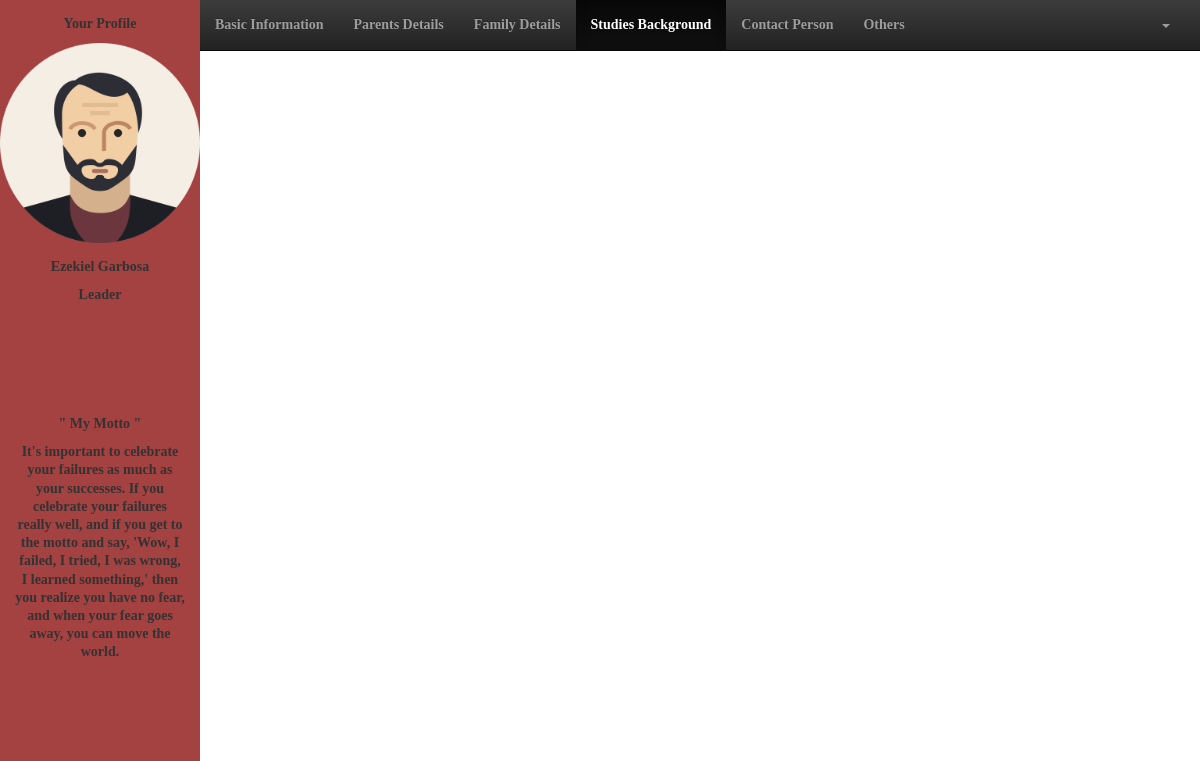
/user/studiesbg.php?id=16 (signed in), run on an earlier commit of the app's database.
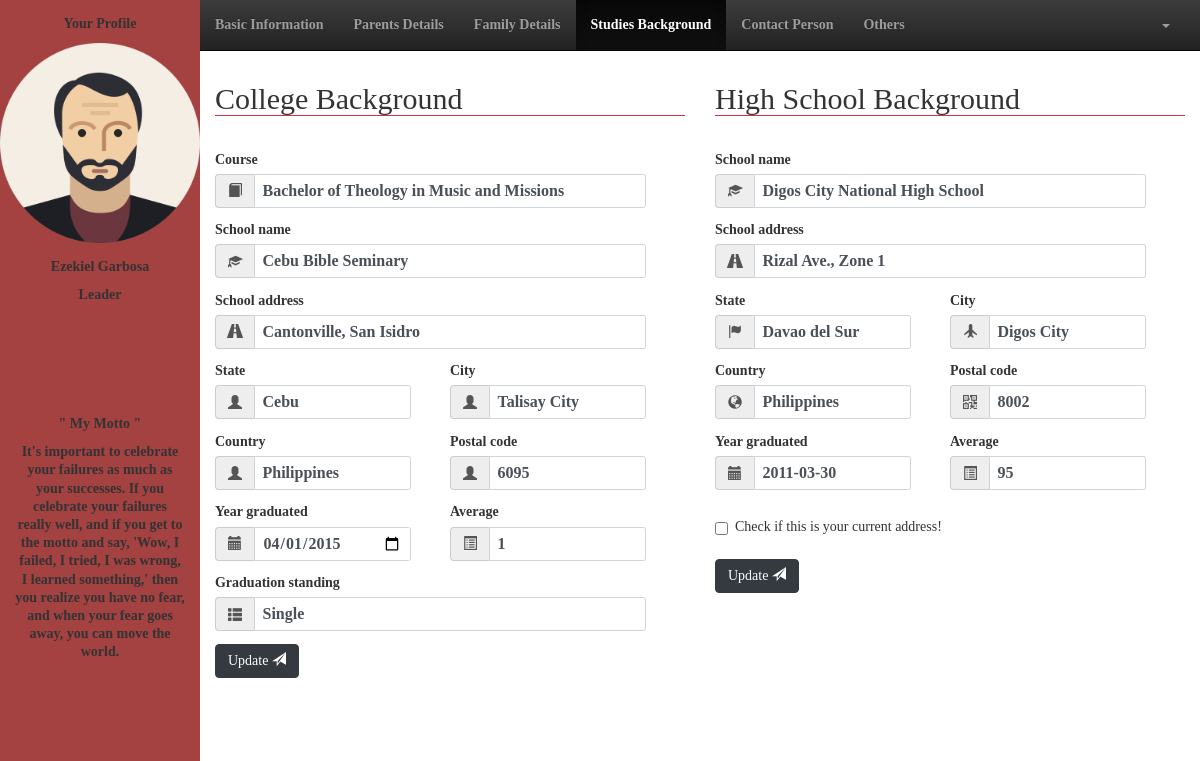
And on a later commit of the database.
### tables this page shows
CREATE TABLE `staff` (
  `staff_id` bigint(20) NOT NULL,
  `fname` varchar(50) NOT NULL,
  `mname` varchar(50) DEFAULT NULL,
  `lname` varchar(50) NOT NULL,
  `birthdate` date NOT NULL,
  `cellnum` varchar(50) NOT NULL,
  `telnum` varchar(50) DEFAULT NULL,
  `email` varchar(50) NOT NULL,
  `status` varchar(50) NOT NULL,
  `gender` varchar(50) NOT NULL,
  `type` varchar(50) NOT NULL,
  `position` varchar(50) NOT NULL,
  `department` varchar(50) NOT NULL,
  `password` varchar(50) NOT NULL
);

CREATE TABLE `college_background` (
  `staff_id` bigint(20) DEFAULT NULL,
  `course` varchar(50) NOT NULL,
  `schoolName` varchar(255) NOT NULL,
  `schoolAdd` varchar(50) NOT NULL,
  `state` varchar(50) NOT NULL,
  `country` varchar(50) NOT NULL,
  `city` varchar(50) NOT NULL,
  `postCode` int(11) NOT NULL,
  `yearEnd` date NOT NULL,
  `status` varchar(50) NOT NULL,
  `percentage` float DEFAULT NULL
);

CREATE TABLE `highschool_background` (
  `staff_id` bigint(20) DEFAULT NULL,
  `schoolName` varchar(50) NOT NULL,
  `schoolAdd` varchar(50) NOT NULL,
  `state` varchar(50) NOT NULL,
  `city` varchar(50) NOT NULL,
  `country` varchar(50) NOT NULL,
  `postCode` int(11) NOT NULL,
  `year_end` date NOT NULL,
  `average` float NOT NULL
);

### user/studiesbg.php (the view, shortened to what this page needs)
<!DOCTYPE html>
	<html lang="en">
	<head>
		<link rel="stylesheet" href="css/bootstrap.css">
		<link rel="stylesheet" href="css/stylesheet.css">
		<link rel="stylesheet" href="css/bootstrap-theme.css">
	</head>
	<body>
		<div class="col-2">
			<div class="row-12 sidebar">
				<div class="row-6">
					<?php
						$space = " ";
						$id = $_GET['id'];
						include_once("action/session.php");
						$query = "SELECT * FROM staff WHERE staff_id = '$id'";
						$result = mysqli_query($connect,$query);
						if(mysqli_num_rows($result) > 0){
							while($row = mysqli_fetch_assoc($result)):
					?>
					<form action="">
						<div class="row-2 container text-center">
							<p>Your Profile</p>
						</div>
						<div class="row-7 text-center">
							<img src="img/avatar.png" alt="" style="width: 200px; height: 200px;">
						</div>
						<div class="row-3 container text-center">
							<p><?php echo $row['fname'].$space.$row['lname'] ?></p>
							<p><?php echo $row['position'] ?></p>
						</div>
					</form>
					<?php endwhile;} ?>
				</div>
				<div class="row-5 container text-center">
					<p>" My Motto "</p>
					<p>It's important to celebrate your failures as much as your successes. If you celebrate your failures really well, and if you get to the motto and say, 'Wow, I failed, I tried, I was wrong, I learned something,' then you realize you have no fear, and when your fear goes away, you can move the world.</p>
				</div>
			</div>
		</div>
		<div class="col-10">
			<div class="row-1">
				<nav class="navbar navbar-inverse navbar-static-top">
					<div class="collapse navbar-collapse navHeaderCollapse">
						<ul class="nav navbar-nav navbar-left">
							<li><a href="basicinfo.php<?php echo '?id='.$id.''?>">Basic Information</a></li>
							<li><a href="parentsdetails.php<?php echo '?id='.$id.''?>">Parents Details</a></li>
							<li><a href="familydetails.php<?php echo '?id='.$id.''?>">Family Details</a></li>
							<li class="active"><a href="studiesbg.php<?php echo '?id='.$id.''?>">Studies Background</a></li>
							<li><a href="contactperson.php<?php echo '?id='.$id.''?>">Contact Person</a></li>
							<li><a href="others.php<?php echo '?id='.$id.''?>">Others</a></li>
						</ul>
						<ul class="nav navbar-nav navbar-right" style="margin-right: 15px;">
							<li>
								<a href="" class="dropdown-toggle" data-toggle="dropdown"><b class="caret"></b></a>
							</li>
						</ul>
					</div>
				</nav>
			</div>
			<div class="row-10">
				<div class="col-6">
					<div class="row-12">
						<?php
							$id = $_GET['id'];
							include_once("action/session.php");
							$query = "SELECT * FROM college_background WHERE staff_id = '$id'";
							$result = mysqli_query($connect,$query);
							if(mysqli_num_rows($result) > 0){
								while($row = mysqli_fetch_assoc($result)):
						?>
						<div class="container form-group">
							<legend><h2>College Background</h2></legend>
						</div>
						<div class="container row-1 form-group" style="margin-bottom: 15px;">
							<div class=" col-11">
								<label for="">Course</label>
								<div class="input-group">
									<span class="input-group-addon"><i class="glyphicon glyphicon-book"></i></span>
									<input class="form-control" type="text" required placeholder="course" value="<?php echo $row['course'] ?>">
								</div>
							</div>
						</div>
						<div class="container row-1 form-group" style="margin-bottom: 15px;">
							<div class=" col-11">
								<label for="">School name</label>
								<div class="input-group">
									<span class="input-group-addon"><i class="glyphicon glyphicon-education"></i></span>
									<input class="form-control" type="text" required placeholder="school name" value="<?php echo $row['schoolName'] ?>">
								</div>
							</div>
						</div>
						<div class="container row-1 form-group" style="margin-bottom: 15px;">
							<div class=" col-11">
								<label for="">School address</label>
								<div class="input-group">
									<span class="input-group-addon"><i class="glyphicon glyphicon-road"></i></span>
									<input class="form-control" type="text" required placeholder="school address" value="<?php echo $row['schoolAdd'] ?>">
								</div>
							</div>
						</div>
						<div class="container row-1 form-group" style="margin-bottom: 15px;">
							<div class="col-5">
								<label for="">State</label>
								<div class="input-group">
									<span class="input-group-addon"><i class="glyphicon glyphicon-user"></i></span>
									<input class="form-control" type="text" required placeholder="state" value="<?php echo $row['state'] ?>">
								</div>
							</div>
							<div class="col-1"></div>
							<div class="col-5">
								<label for="">City</label>
								<div class="input-group">
									<span class="input-group-addon"><i class="glyphicon glyphicon-user"></i></span>
									<input class="form-control" type="text" required placeholder="city" value="<?php echo $row['city'] ?>">
								</div>
							</div>
						</div>
						<div class="container row-1 form-group" style="margin-bottom: 15px;">
							<div class="col-5">
								<label for="">Country</label>
								<div class="input-group">
									<span class="input-group-addon"><i class="glyphicon glyphicon-user"></i></span>
									<input class="form-control" type="text" required placeholder="country" value="<?php echo $row['country'] ?>">
								</div>
							</div>
							<div class="col-1"></div>
							<div class="col-5">
								<label for="">Postal code</label>
								<div class="input-group">
									<span class="input-group-addon"><i class="glyphicon glyphicon-user"></i></span>
									<input class="form-control" type="text"  required placeholder="postal code" value="<?php echo $row['postCode'] ?>">
								</div>
							</div>
						</div>
						<div class="container row-1 form-group" style="margin-bottom: 15px;">
							<div class="col-5">
								<label for="">Year graduated</label>
								<div class="input-group">
									<span class="input-group-addon"><i class="glyphicon glyphicon-calendar"></i></span>
									<input class="form-control" type="date" required placeholder="year graduated" value="<?php echo $row['yearEnd'] ?>">
								</div>
							</div>
							<div class="col-1"></div>
							<div class="col-5">
								<label for="">Average</label>
								<div class="input-group">
									<span class="input-group-addon"><i class="glyphicon glyphicon-list-alt"></i></span>
									<input class="form-control" type="text" required placeholder="average" value="<?php echo $row['percentage'] ?>">
								</div>
							</div>
						</div>
						<div class="container row-1 form-group" style="margin-bottom: 15px;">
							<div class="col-11">
								<label for="">Graduation standing</label>
								<div class="input-group">
									<span class="input-group-addon"><i class="glyphicon glyphicon-th-list"></i></span>
									<input class="form-control" type="text" required placeholder="standing" value="<?php echo $row['status'] ?>">
								</div>
							</div>
						</div>
						<div class="container row-1 form-group" style="margin-bottom: 15px;">
							<button class="btn btn-dark" type="button" data-toggle="modal" data-target="#update">Update  <span class="glyphicon glyphicon-send"></span></button>
						</div>
						<?php endwhile;} ?>
					</div>
				</div>
				<div class="col-6">
					<div class="row-12">
						<?php
							$id = $_GET['id'];
							include_once("action/session.php");
							$query = "SELECT * FROM highschool_background WHERE staff_id = '$id'";
							$result = mysqli_query($connect,$query);
							if(mysqli_num_rows($result) > 0){
								while($row = mysqli_fetch_assoc($result)):
						?>
						<div class="container form-group">
							<legend><h2>High School Background</h2></legend>
						</div>
						<div class="container row-1 form-group" style="margin-bottom: 15px;">
							<div class="col-11">
								<label for="">School name</label>
								<div class="input-group">
									<span class="input-group-addon"><i class="glyphicon glyphicon-education"></i></span>
									<input class="form-control" type="text" required placeholder="school name" value="<?php echo $row['schoolName'] ?>">
								</div>
							</div>
						</div>
						<div class="container row-1 form-group" style="margin-bottom: 15px;">
							<div class="col-11">
								<label for="">School address</label>
								<div class="input-group">
									<span class="input-group-addon"><i class="glyphicon glyphicon-road"></i></span>
									<input class="form-control" type="text" required  placeholder="school address" value="<?php echo $row['schoolAdd'] ?>">
								</div>
							</div>
						</div>
						<div class="container row-1 form-group" style="margin-bottom: 15px;">
							<div class="col-5">
								<label for="">State</label>
								<div class="input-group">
									<span class="input-group-addon"><i class="glyphicon glyphicon-flag"></i></span>
									<input class="form-control" type="text" required placeholder="state" value="<?php echo $row['state'] ?>">
								</div>
							</div>
							<div class="col-1"></div>
							<div class="col-5">
								<label for="">City</label>
								<div class="input-group">
									<span class="input-group-addon"><i class="glyphicon glyphicon-plane"></i></span>
									<input class="form-control" type="text" required placeholder="city" value="<?php echo $row['city'] ?>">
								</div>
							</div>
						</div>
						<div class="container row-1 form-group" style="margin-bottom: 15px;">
							<div class="col-5">
								<label for="">Country</label>
								<div class="input-group">
									<span class="input-group-addon"><i class="glyphicon glyphicon-globe"></i></span>
									<input class="form-control" type="text" required placeholder="country" value="<?php echo $row['country'] ?>">
								</div>
							</div>
							<div class="col-1"></div>
							<div class="col-5">
								<label for="">Postal code</label>
								<div class="input-group">
									<span class="input-group-addon"><i class="glyphicon glyphicon-qrcode"></i></span>
									<input class="form-control" type="text"  required placeholder="zip code" value="<?php echo $row['postCode'] ?>">
								</div>
							</div>
						</div>
						<div class="container row-1 form-group" style="margin-bottom: 15px;">
							<div class="col-5">
								<label for="">Year graduated</label>
								<div class="input-group">
									<span class="input-group-addon"><i class="glyphicon glyphicon-calendar"></i></span>
									<input class="form-control" type="text" required placeholder="year graduated" value="<?php echo $row['year_end'] ?>">
								</div>
							</div>
							<div class="col-1"></div>
							<div class="col-5">
								<label for="">Average</label>
								<div class="input-group">
									<span class="input-group-addon"><i class="glyphicon glyphicon-list-alt"></i></span>
									<input class="form-control" type="text" required placeholder="average" value="<?php echo $row['average'] ?>">
								</div>
							</div>
						</div>
						<div class="container row-1 form-group" style="padding-top: 30px;">
							<div class="checkbox">
								<label>
									<input type="checkbox" name="">Check if this is your current address!
								</label>
							</div>
						</div>
						<div class="container row-1 form-group" style="margin-bottom: 15px;">
							<button class="btn btn-dark" type="button" data-toggle="modal" data-target="#update">Update  <span class="glyphicon glyphicon-send"></span></button>
						</div>
						<?php endwhile;} ?>
					</div>
				</div>
			</div>
		</div>
	</body>
</html>

### user/css/stylesheet.css (style rules this page uses)
.col-1 { width: 8.3333%;height: 100%; }
.col-2 { width: 16.6666%;height: 100%; }
.col-5 { width: 41.6666%;height: 100%; }
.col-6 { width: 50%;height: 100%; }
.col-10 { width: 83.3333%;height: 100%; }
.col-11 { width: 91.6666%;height: 100%; }
.row-1 { height: 8.3333%;width: 100%; }
.row-2 { height: 16.6666%;width: 100%; }
.row-3 { height: 25%;width: 100%; }
.row-5 { height: 41.6666%;width: 100%; }
.row-6 { height: 50%;width: 100%; }
.row-7 { height: 58.3333%;width: 100%; }
.row-10 { height: 83.3333%;width: 100%; }
.row-12 { height: 100%;width: 100%; }
.row-1, .row-2, .row-3, .row-4, .row-5, .row-6, .row-7, .row-8, .row-9, .row-10, .row-11, .row-12 { position: relative; float: left; }
.col-1, .col-2, .col-3, .col-4, .col-5, .col-6, .col-7, .col-8, .col-9, .col-10, .col-11, .col-12 { position: relative; float: left; }
html,body { height: 100% !important; width: 100% !important; font-family: masaya; font-weight: bold; }
* { padding: 0; margin: 0; text-decoration: none; list-style: none; line-height: 1.3; }
h1,h2,h3,h4,h5,h6 { padding: 0 !important; margin: 0 !important; }
a { color: inherit; text-decoration: none; list-style-type: none; }
label { display: inline-block; margin-bottom: .5rem; }
.text-center { text-align: center; }
.btn-dark { color: #fff; background-color: #343a40; border-color: #343a40; }
.sidebar { background-color: #a44141; }

What changed in the data, as far as the page shows it:
added college_background: course "Bachelor of Theology in Music and Missions", schoolName "Cebu Bible Seminary", schoolAdd "Cantonville, San Isidro", state "Cebu", city "Talisay City", country "Philippines", postCode "6095", yearEnd "04/01/2015", percentage "1", status "Single"
added highschool_background: schoolName "Digos City National High School", schoolAdd "Rizal Ave., Zone 1", state "Davao del Sur", city "Digos City", country "Philippines", postCode "8002", year_end "2011-03-30", average "95"
